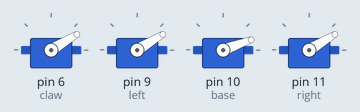
Simulated run of this sketch. Board: Arduino Uno, built with avr-gcc and run on an emulated ATmega328P. Shown: 4 × servo. What the sketch prints to the serial monitor is not drawn.

Above: at 0.15 s.
At 5.0 s:
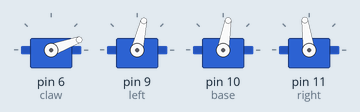
At 9.84 s:
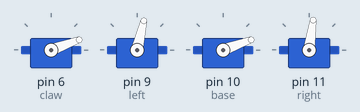
At 19.86 s:
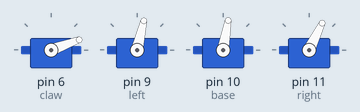
At 29.87 s:
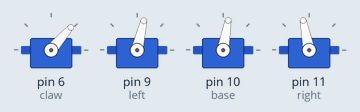
At 39.58 s:
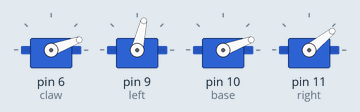
Timing chart, 0 to 40.0 s (numbered marks = the images above):
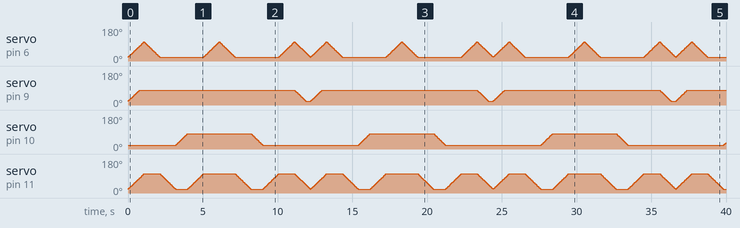

The sketch:

Sample_code.ino
```cpp
#include <SoftwareSerial.h>
#include <ServoTimer2.h>

const byte numChars = 200;
char receivedChars[numChars];
int motor = 0;
char* commands[50];
char* token;
int pos;
int pos1;
int pos2;
int negpos;
int negpos2;
int count = 0;
int loop_count = 0;
int i;

ServoTimer2 claw;
ServoTimer2 left;
ServoTimer2 base;
ServoTimer2 right;

int left_joy_ctrl = A0;    // analog pin used to connect the Joystick1
int base_joy_ctrl = A3;    // analog pin used to connect the Joystick1
int right_joy_ctrl = A2;   // analog pin used to connect the Joystick2
int claw_joy_ctrl = A1;   // analog pin used to connect the Joystick2

int left_joy_val;        // variable to read the value from the analog pin
int base_joy_val;
int right_joy_val;
int claw_joy_val;

int claw_pin = 6;   // variable to assign the servo to pin 6
int left_pin = 9;   // variable to assign the servo to pin 9
int base_pin = 10;  // variable to assign the servo to pin 10
int right_pin = 11;  // variable to assign the servo to pin 11

int initial_positionL = 750;
int initial_positionB = 750;
int initial_positionR = 750;
int initial_positionC = 750;

boolean newData = false;

SoftwareSerial bt(2,4);

void setup() {
    Serial.begin(9600);
    bt.begin(9600);

    claw.attach(6);
    left.attach(9);
    base.attach (10);
    right.attach(11);

    claw.write(750);
    left.write(750);
    base.write(750);
    right.write(750);

    Serial.println("<Arduino is ready>");
}

void loop() {
// 80 aproximately equals to 10 deg
for(i=750;i<=1583;i+=8){
  if(i<=1343){ // to move the left motor 30 deg less than the other motors
    left.write(i);
    right.write(i);
    claw.write(i);
    delay(10);
  }
  else{
    right.write(i);
    claw.write(i);
    delay(10);
  }
}
  for(i=750;i<=1583;i+=8){
    claw.write(2333-i);
    delay(10);
  }
  for(i=750;i<=1583;i+=8){
    right.write(2333-i);
//    left.write(i);
    delay(10);
  }
  for(i=750;i<=1375;i+=8){
    base.write(i);
    delay(10);
  }
  for(i=750;i<=1583;i+=8){
    right.write(i);
//    left.write(2333-i);
    delay(10);
  }
  for(i=750;i<=1583;i+=8){
    claw.write(i);
    delay(10);
  }
  for(i=750;i<=1583;i+=8){
    claw.write(2333-i);
    delay(10);
  }
  for(i=750;i<=1583;i+=8){
    right.write(2333-i);
    delay(10);
  }
  for(i=750;i<=1375;i+=8){
    base.write(2125-i);
    delay(10);
  }
  for(i=750;i<=1583;i+=8){
    right.write(i);
    delay(10);
  }
  for(i=750;i<=1583;i+=8){
    claw.write(i);
    delay(10);
  }
  for(i=750;i<=1583;i+=8){
    if(i<=1343){
    right.write(2333-i);
    claw.write(2333-i);
    left.write(2093-i);
    delay(10);
  }
  else{
    right.write(2333-i);
    claw.write(2333-i);
    delay(10);
  }
}
}
```
